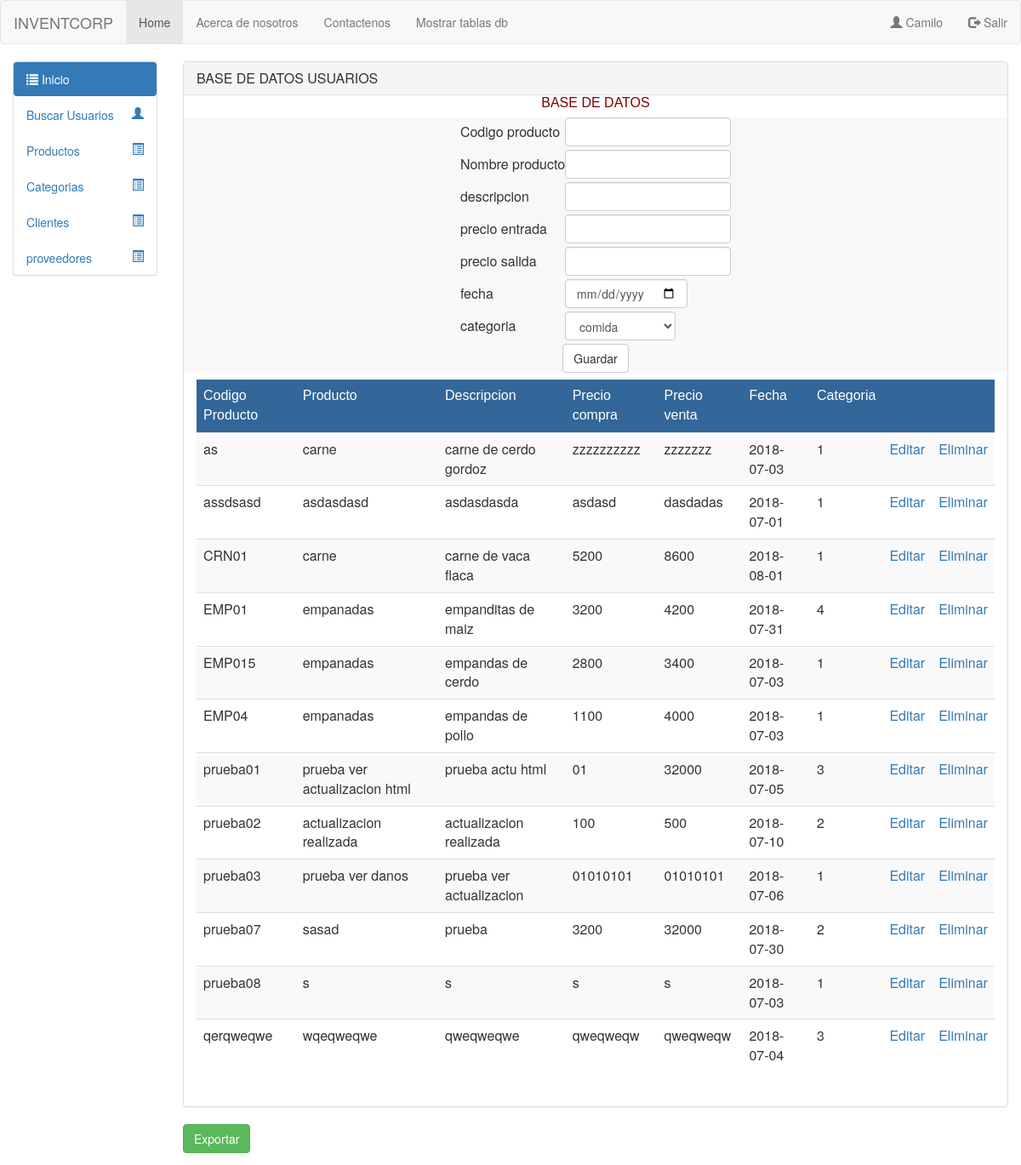
Page /codigosNN/productos/crudproductos.php (signed in) on the earlier database version.
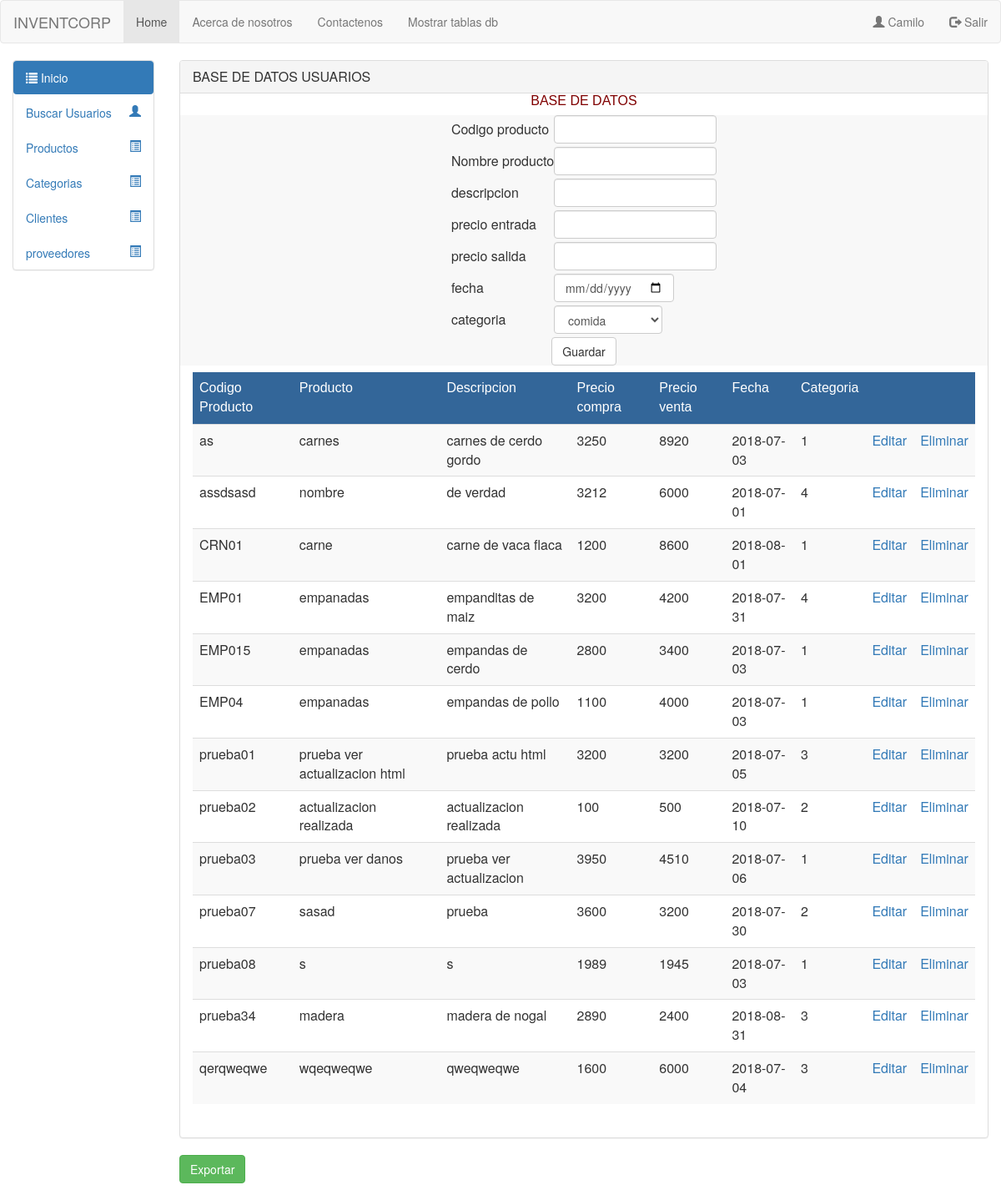
Same page on the later database version.
### tables this page shows
CREATE TABLE `productos` (
  `codigo_producto` varchar(50) NOT NULL,
  `nombre_producto` varchar(50) NOT NULL,
  `desc_producto` varchar(50) NOT NULL,
  `precio_entrada` varchar(50) NOT NULL,
  `precio_salida` varchar(50) NOT NULL,
  `fecha_ingreso` date NOT NULL,
  `estado_producto` tinyint(1) NOT NULL,
  `id_categoria` int(11) DEFAULT NULL
);

### codigosNN/productos/condb.php (called while the page is built, shortened)
<?php
class conexion
{
public function __construct()
{
$this->con = new mysqli("localhost", "root", "", "inventcorp");
}
}
    $nom = "";
    $des = "";
    $pen = "";
    $pas = "";
    $fec = "";
    $cat = "";
    $update = false;
?>

### codigosNN/productos/alumno.model.php (called while the page is built, shortened)
<?php
 include("condb.php");
class clases extends conexion
{
    public function listar()
    {
        $q = "select * from productos order by codigo_producto";
        $consulta = $this->con->query($q) or die ('failed!' . $this->con->error);
        return $consulta;
    }
}
?>

### codigosNN/productos/crudproductos.php (the view, shortened to what this page needs)
<?php
require 'alumno.model.php';
?>
<?php
$archivo = basename($_SERVER['PHP_SELF']);
if ($archivo=="index.php")
{
    $ruta="vista/html/";
}
else
{
    $ruta="";
}
?>
<html lang="en">
<head>
<link href="../../bootstrap/css/bootstrap.min.css" rel="stylesheet" media="screen">
</head>
<body>
<nav class="navbar navbar-default">
  <div class="container-fluid">
    <div class="navbar-header">
      <a class="navbar-brand" href="#">INVENTCORP</a>
    </div>
    <ul class="nav navbar-nav">
      <li class="active"><a href="<?php echo $ruta;?>../../../index.php">Home</a></li>
      <li><a href="#">Acerca de nosotros</a></li>
      <li><a href="#">Contactenos</a></li>
      <li><a href="<?php echo $ruta;?>../admon.php"">Mostrar tablas db</a></li>
    </ul>
    <ul class="nav navbar-nav navbar-right">
      <li class="pull-right"><a href="<?php if(isset($_SESSION['session'])){echo $ruta.'../../../controlador/salir.php';} else { echo $ruta.'../seguridaddb.php';}?>"><span class="glyphicon glyphicon-log-out"></span> <?php if(isset($_SESSION["session"])){ echo "Salir";} else{echo "Logueo";}?></a></li>
     <li class="pull-right"><a href="<?php if(isset($_SESSION['session'])){echo $ruta.'';} else { echo $ruta.'../registro.php';}?>"><span class="glyphicon glyphicon-user"></span> <?php if(isset($_SESSION["session"])){ echo $_SESSION["session"];} else{echo "Registro";}?></a></li>
    </ul>
  </div>
</nav>
<div class="container-fluid">
<div class="row">
<div class="col-sm-3 col-md-2 sidebar">
<ul class="nav nav-pills nav-stacked panel panel-default">
<li class="active"><a href="../../../index.php"><span class="glyphicon glyphicon-list"></span> Inicio</a></li>
<li><a href="../usuarios/crudusuarios.php">Buscar Usuarios<span class="glyphicon glyphicon-user pull-right"></span> </a></li>
<li><a href="#">Productos<span class="glyphicon glyphicon-list-alt pull-right"></span> </a></li>
<li><a href="../categorias/crudcategorias.php">Categorias<span class="glyphicon glyphicon-list-alt pull-right"></span> </a></li>
<li><a href="#">Clientes<span class="glyphicon glyphicon-list-alt pull-right"></span> </a></li>
<li><a href="../listar/crudlistar.php">proveedores<span class="glyphicon glyphicon-list-alt pull-right"></span> </a></li>
</ul>
</div>
<div class="col-sm-10 col-md-10">
<div class="panel panel-default">
<div class="panel-heading">
<h3 class="panel-title">BASE DE DATOS USUARIOS</h3>
</div>
<div class="row">
 <div class="col-sm-12 col-md-12">
 <table class="" style="" align="center">
  <tr><td style="color:#800000; font-family:Tahoma, Geneva, sans-serif" align="center">BASE DE DATOS</td></tr>
  </table>
            <form method="post" action="controlador.php" class="navbar-form navbar-default">
            <table align="center">
                <div class="form-group">
                        <tr>
                            <?php if ($update == true): ?>
                            <?php else: ?>
                                    <td >Codigo producto</td>
                                    <td><input type="text" class="form-control" name="cod" required /></td>
                            <?php endif ?>
                        </tr>
                </div>
                <tr><td style="padding:2px"></td></tr>
                <div class="form-group">
                        <tr>
                            <td >Nombre producto</td>
                            <td><input type="text" class="form-control" name="nom" value="<?php echo $nom; ?>" required /></td>
                        </tr>
                </div>
                <tr><td style="padding:2px"></td></tr>
                <div class="form-group">
                        <tr>
                            <td >descripcion</td>
                            <td><input type="text" class="form-control" name="des" value="<?php echo $des; ?>" required /></td>
                        </tr>
                </div>
                <tr><td style="padding:2px"></td></tr>
                <div class="form-group">
                        <tr>
                            <td >precio entrada</td>
                            <td><input type="text" class="form-control" name="pen" value="<?php echo $pen; ?>" required /></td>
                        </tr>
                </div>
                <tr><td style="padding:2px"></td></tr>
                <div class="form-group">
                        <tr>
                            <td >precio salida</td>
                            <td><input type="text" class="form-control" name="pas" value="<?php echo $pas; ?>" required /></td>
                        </tr>
                </div>
                <tr><td style="padding:2px"></td></tr>
                <div class="form-group">
                        <tr>
                            <td >fecha</td>
                            <td><input type="date" class="form-control" name="fec" value="<?php echo $fec; ?>" required /></td>
                        </tr>
                </div>
                <tr><td style="padding:2px"></td></tr>
                <div class="form-group">
                        <tr>
                            <td >categoria</td>
                             <td>
                                <select class="form-control" name="cat"  >
                                    <option value="1" <?php echo $cat == 1 ? 'selected' : ''; ?>>comida</option>
                                </select>
                            </td>
                        </tr>
                </div>
                <tr><td style="padding:2px"></td></tr>
                <tr>
                        <td colspan="2" align="center">
                                <?php if ($update == true): ?>
                                    <button  type="submit" name="actualizar" class="btn btn-success" >Actualizar</button>
                                <?php else: ?>
                                    <button  type="submit" name="guardar" class="btn btn-default" >Guardar</button>
                                <?php endif ?>
                        </td>
                </tr>
            </table>
            </form>
             <div class="col-sm-12 col-md-12">
             <div class="table-responsive">
                    <table class="table table-hover table-striped" align="center">
                    <thead>
                        <tr>
                            <tr style="color:#FFF; background-color:#369">
                            <td style="font-family:Tahoma, Geneva, sans-serif">Codigo Producto</td>
                            <td style="font-family:Tahoma, Geneva, sans-serif">Producto</td>
                            <td style="font-family:Tahoma, Geneva, sans-serif">Descripcion</td>
                            <td style="font-family:Tahoma, Geneva, sans-serif">Precio compra</td>
                            <td style="font-family:Tahoma, Geneva, sans-serif">Precio venta</td>
                            <td style="font-family:Tahoma, Geneva, sans-serif">Fecha</td>
                            <td style="font-family:Tahoma, Geneva, sans-serif">Categoria</td>
                            <td></td>
                            <td></td>
                        </tr>
                    </thead>
                    <?php
                    $objeto= new clases;
                    $res=$objeto->listar();
                     while($row = $res->fetch_array(MYSQLI_ASSOC)){
                      ?>
                        <tr>
                            <td><?php echo $row['codigo_producto']; ?></td>
                            <td><?php echo $row['nombre_producto']; ?></td>
                            <td><?php echo $row['desc_producto']; ?></td>
                            <td><?php echo $row['precio_entrada']; ?></td>
                            <td><?php echo $row['precio_salida']; ?></td>
                            <td><?php echo $row['fecha_ingreso']; ?></td>
                            <td><?php echo $row['id_categoria']; ?></td>
                            <td>
                                <a href="crudproductos.php?edit=<?php echo $row['codigo_producto']; ?>">Editar</a>
                            </td>
                            <td>
                                <a href="controlador.php?del=<?php echo $row['codigo_producto']; ?>">Eliminar</a>
                            </td>
                        </tr>
                    <?php
                   } $objeto->CloseDB();?>
                </table>
                <br/>
             </div>
                </div>
              </div>
            </div>
        </div>
         <form method="post" action="exportar1.php">
     <input type="submit" name="exportar" class="btn btn-success" value="Exportar" />
    </form>
        </div>
</div>
</div>
    </body>
</html>

Differences in the rows shown:
changed productos "as": nombre_producto "carne" → "carnes"; desc_producto "carne de cerdo gordoz" → "carnes de cerdo gordo"; precio_entrada "zzzzzzzzzz" → "3250"; precio_salida "zzzzzzz" → "8920"
changed productos "assdsasd": nombre_producto "asdasdasd" → "nombre"; desc_producto "asdasdasda" → "de verdad"; precio_entrada "asdasd" → "3212"; precio_salida "dasdadas" → "6000"; id_categoria "1" → "4"
changed productos "CRN01": precio_entrada "5200" → "1200"
changed productos "prueba01": precio_entrada "01" → "3200"; precio_salida "32000" → "3200"
changed productos "prueba03": precio_entrada "01010101" → "3950"; precio_salida "01010101" → "4510"
changed productos "prueba07": precio_entrada "3200" → "3600"; precio_salida "32000" → "3200"
changed productos "prueba08": precio_entrada "s" → "1989"; precio_salida "s" → "1945"
added productos: codigo_producto "prueba34", nombre_producto "madera", desc_producto "madera de nogal", precio_entrada "2890", precio_salida "2400", fecha_ingreso "2018-08-31", id_categoria "3"
changed productos "qerqweqwe": precio_entrada "qweqweqw" → "1600"; precio_salida "qweqweqw" → "6000"
